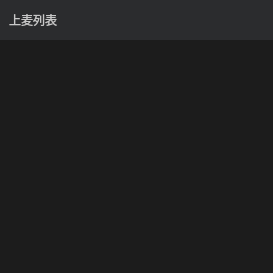
<?xml version="1.0" encoding="UTF-8"?>
<ui version="4.0">
 <class>VhallSpeakerList</class>
 <widget class="QWidget" name="VhallSpeakerList">
  <property name="geometry">
   <rect>
    <x>0</x>
    <y>0</y>
    <width>273</width>
    <height>273</height>
   </rect>
  </property>
  <property name="windowTitle">
   <string>Form</string>
  </property>
  <layout class="QGridLayout" name="gridLayout">
   <property name="leftMargin">
    <number>0</number>
   </property>
   <property name="topMargin">
    <number>0</number>
   </property>
   <property name="rightMargin">
    <number>0</number>
   </property>
   <property name="bottomMargin">
    <number>0</number>
   </property>
   <property name="spacing">
    <number>0</number>
   </property>
   <item row="0" column="0">
    <widget class="QWidget" name="widget" native="true">
     <property name="minimumSize">
      <size>
       <width>0</width>
       <height>40</height>
      </size>
     </property>
     <property name="maximumSize">
      <size>
       <width>16777215</width>
       <height>40</height>
      </size>
     </property>
     <property name="styleSheet">
      <string notr="true">background-color:rgb(43,44,46);</string>
     </property>
     <layout class="QGridLayout" name="gridLayout_4">
      <property name="topMargin">
       <number>5</number>
      </property>
      <property name="bottomMargin">
       <number>5</number>
      </property>
      <item row="1" column="2">
       <layout class="QGridLayout" name="topSpeekBtnLayOut"/>
      </item>
      <item row="1" column="0">
       <widget class="QLabel" name="label">
        <property name="styleSheet">
         <string notr="true">color:rgb(200,200,200);
font: 10pt &quot;微软雅黑&quot;;
</string>
        </property>
        <property name="text">
         <string>上麦列表</string>
        </property>
       </widget>
      </item>
      <item row="1" column="1">
       <spacer name="horizontalSpacer">
        <property name="orientation">
         <enum>Qt::Horizontal</enum>
        </property>
        <property name="sizeHint" stdset="0">
         <size>
          <width>36</width>
          <height>14</height>
         </size>
        </property>
       </spacer>
      </item>
     </layout>
    </widget>
   </item>
   <item row="1" column="0">
    <widget class="QWidget" name="widget_2" native="true">
     <property name="styleSheet">
      <string notr="true">background-color:rgb(28,28,28)</string>
     </property>
     <layout class="QGridLayout" name="gridLayout_2">
      <property name="leftMargin">
       <number>0</number>
      </property>
      <property name="topMargin">
       <number>0</number>
      </property>
      <property name="rightMargin">
       <number>0</number>
      </property>
      <property name="bottomMargin">
       <number>0</number>
      </property>
      <property name="spacing">
       <number>0</number>
      </property>
      <item row="0" column="0">
       <widget class="QWidget" name="widget_3" native="true">
        <layout class="QGridLayout" name="gridLayout_3">
         <property name="leftMargin">
          <number>0</number>
         </property>
         <property name="topMargin">
          <number>10</number>
         </property>
         <property name="rightMargin">
          <number>0</number>
         </property>
         <property name="bottomMargin">
          <number>0</number>
         </property>
         <property name="spacing">
          <number>0</number>
         </property>
         <item row="0" column="0">
          <widget class="QListWidget" name="listWidget">
           <property name="styleSheet">
            <string notr="true"/>
           </property>
           <property name="frameShape">
            <enum>QFrame::NoFrame</enum>
           </property>
          </widget>
         </item>
        </layout>
       </widget>
      </item>
      <item row="1" column="0">
       <widget class="QWidget" name="widget_4" native="true">
        <property name="minimumSize">
         <size>
          <width>0</width>
          <height>40</height>
         </size>
        </property>
        <property name="maximumSize">
         <size>
          <width>16777215</width>
          <height>40</height>
         </size>
        </property>
        <property name="styleSheet">
         <string notr="true"/>
        </property>
        <layout class="QGridLayout" name="gridLayout_5">
         <property name="leftMargin">
          <number>20</number>
         </property>
         <property name="topMargin">
          <number>0</number>
         </property>
         <property name="rightMargin">
          <number>20</number>
         </property>
         <property name="bottomMargin">
          <number>0</number>
         </property>
         <property name="spacing">
          <number>0</number>
         </property>
         <item row="0" column="0">
          <spacer name="horizontalSpacer_2">
           <property name="orientation">
            <enum>Qt::Horizontal</enum>
           </property>
           <property name="sizeHint" stdset="0">
            <size>
             <width>40</width>
             <height>20</height>
            </size>
           </property>
          </spacer>
         </item>
         <item row="0" column="1">
          <layout class="QGridLayout" name="layout_speak"/>
         </item>
        </layout>
       </widget>
      </item>
     </layout>
    </widget>
   </item>
  </layout>
 </widget>
 <resources/>
 <connections/>
</ui>
